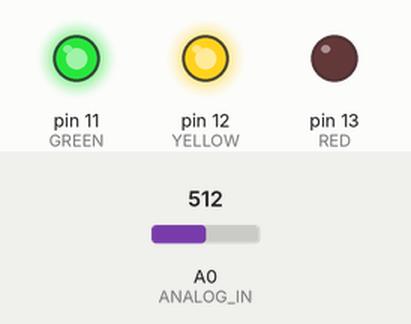
This sketch was run on a simulated Arduino Uno, built with avr-gcc and run on an emulated ATmega328P. Parts: output pins drawn as LEDs (lit = HIGH). The inputs (shaded band) are chosen by the test bench; at power-on: A0 (ANALOG_IN) = 512.

Above: at 1.8 s.
1.9 s: A0 (ANALOG_IN) set to 417
3.4 s: A0 (ANALOG_IN) set to 387
At 4.7 s:
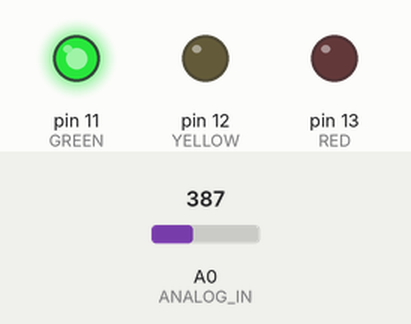
5.5 s: A0 (ANALOG_IN) set to 760
At 6.3 s:
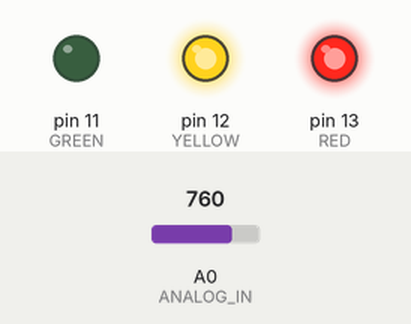
7.5 s: A0 (ANALOG_IN) set to 734
At 9.0 s:
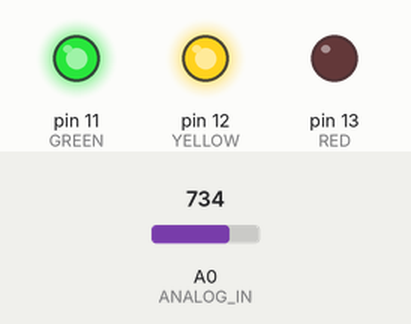
9.5 s: A0 (ANALOG_IN) set to 900
At 10.5 s:
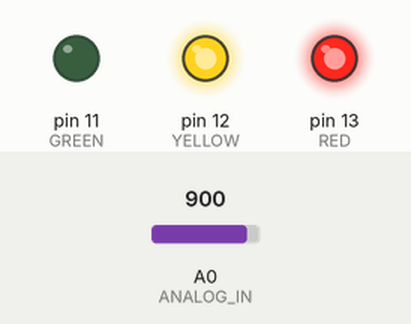
Timing chart, 0 to 12.5 s (numbered marks = the images above; inputs shaded):
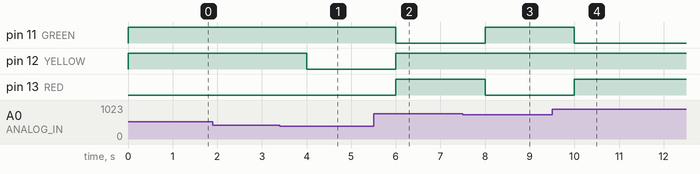

Measured:
- the behaviour switches between 400 and 399 on A0 (ANALOG_IN) (found by bisection; images 0 and 1)
- the behaviour switches between 750 and 749 on A0 (ANALOG_IN) (found by bisection; images 2 and 3)
- after the input at 1.9 s, every drawn part: stays the same
- after the input at 3.4 s, pin 12 (YELLOW): HIGH → LOW after 0.60 s
- after the input at 5.5 s, pin 11 (GREEN): HIGH → LOW after 0.50 s; pin 12 (YELLOW), pin 13 (RED): LOW → HIGH after 0.50 s
- after the input at 7.5 s, pin 11 (GREEN): LOW → HIGH after 0.50 s; pin 13 (RED): HIGH → LOW after 0.50 s
- after the input at 9.5 s, pin 11 (GREEN): HIGH → LOW after 0.50 s; pin 13 (RED): LOW → HIGH after 0.50 s

The sketch:

air_quality_monitor.ino
```cpp
/*
* Air Quality Reader
* Reads the analog output of an MQ-135 sensor and indicates range by LEDs
*/


// Constants
const int baudRate = 9600;
const int RED = 13;
const int YELLOW = 12;
const int GREEN = 11;
const int ANALOG_IN = A0;
const int SLEEP = 1000;
const boolean isDebug = false;

void setup() {
  Serial.begin(baudRate);
  pinMode(RED, OUTPUT);
  pinMode(YELLOW, OUTPUT);
  pinMode(GREEN, OUTPUT);
  pinMode(ANALOG_IN, INPUT);
}

void loop() {
    int sensorValue = readValue();
    processValue(sensorValue);
    delay(SLEEP);
}

/**
* Read from the input and log debug if enabled.
* @returns int the value of the sensor
*/
int readValue() {
  int sensorValue = analogRead(ANALOG_IN);
  if (isDebug) {
    char buffer[15];
    sprintf(buffer, "DEBUG: %d", sensorValue);
    Serial.println(buffer);
  }
  return sensorValue;
}

/**
* process the value by writing to the LED outputs
* @arg sensorValue - the integer value read from the sensor
*/
void processValue(int sensorValue) {

  if (sensorValue < 400) {
    digitalWrite(GREEN, HIGH);
    digitalWrite(YELLOW, LOW);
    digitalWrite(RED, LOW);
  } else if (sensorValue < 750) {
    digitalWrite(GREEN, HIGH);
    digitalWrite(YELLOW, HIGH);
    digitalWrite(RED, LOW);
  } else if (sensorValue < 1200) {
    digitalWrite(GREEN, LOW);
    digitalWrite(YELLOW, HIGH);
    digitalWrite(RED, HIGH);
  } else {
    digitalWrite(GREEN, LOW);
    digitalWrite(YELLOW, LOW);
    digitalWrite(RED, HIGH);
  }
}
```
